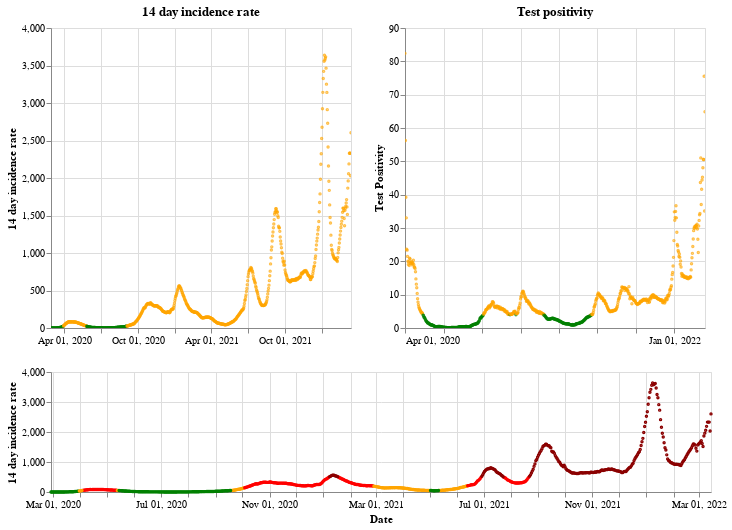

Here is the notebook cell this chart was saved with:
### Markdown cell above
## Scotland

### Code cell
plot_traffic_light('Scotland')

### Figure 1 — Vega-Lite specification as saved in the notebook (floating-point values rounded to 4 significant figures; data arrays with more than 128 entries replaced by an {"elided": "..."} marker saying what was removed)
{"config": {"view": {"continuousWidth": 400, "continuousHeight": 300}}, "vconcat": [{"hconcat": [{"mark": {"type": "point", "size": 2}, "encoding": {"color": {"condition": {"value": "green", "test": "(datum.twoWeeklyCasesRate <= 25)"}, "value": "orange"}, "tooltip": [{"type": "nominal", "field": "areaName"}, {"type": "temporal", "field": "date"}, {"type": "quantitative", "field": "twoWeeklyCasesRate"}, {"type": "quantitative", "field": "testPositivity"}], "x": {"type": "temporal", "axis": {"title": ""}, "field": "date", "scale": {"domain": {"selection": "DateBrush"}}, "timeUnit": "yearmonthdate"}, "y": {"type": "quantitative", "axis": {"title": "14 day incidence rate"}, "field": "twoWeeklyCasesRate"}}, "title": "14 day incidence rate", "width": 300}, {"mark": {"type": "point", "size": 2}, "encoding": {"color": {"condition": {"value": "green", "test": "(datum.testPositivity <= 4)"}, "value": "orange"}, "tooltip": [{"type": "nominal", "field": "areaName"}, {"type": "temporal", "field": "date"}, {"type": "quantitative", "field": "twoWeeklyCasesRate"}, {"type": "quantitative", "field": "testPositivity"}], "x": {"type": "temporal", "axis": {"title": ""}, "field": "date", "scale": {"domain": {"selection": "DateBrush"}}, "timeUnit": "yearmonthdate"}, "y": {"type": "quantitative", "axis": {"title": "Test Positivity"}, "field": "testPositivity"}}, "title": "Test positivity", "width": 300}]}, {"layer": [{"mark": {"type": "point", "size": 2}, "encoding": {"color": {"condition": {"value": "orange", "test": "(((datum.testPositivity < 4) && (datum.twoWeeklyCasesRate >= 50)) && (datum.twoWeeklyCasesRate < 200))"}, "value": "red"}, "opacity": {"condition": {"value": 1, "test": "((datum.twoWeeklyCasesRate >= 50) && (datum.twoWeeklyCasesRate < 500))"}, "value": 0}, "tooltip": [{"type": "nominal", "field": "areaName"}, {"type": "temporal", "field": "date"}, {"type": "quantitative", "field": "twoWeeklyCasesRate"}, {"type": "quantitative", "field": "testPositivity"}], "x": {"type": "temporal", "axis": {"title": "Date"}, "field": "date", "timeUnit": "yearmonthdate"}, "y": {"type": "quantitative", "axis": {"title": "14 day incidence rate"}, "field": "twoWeeklyCasesRate"}}, "selection": {"DateBrush": {"type": "interval", "encodings": ["x"], "fields": ["Time"]}}}, {"mark": {"type": "point", "size": 2}, "encoding": {"color": {"value": "darkred"}, "opacity": {"condition": {"value": 1, "test": "(datum.twoWeeklyCasesRate >= 500)"}, "value": 0}, "tooltip": [{"type": "nominal", "field": "areaName"}, {"type": "temporal", "field": "date"}, {"type": "quantitative", "field": "twoWeeklyCasesRate"}, {"type": "quantitative", "field": "testPositivity"}], "x": {"type": "temporal", "axis": {"title": "Date"}, "field": "date", "timeUnit": "yearmonthdate"}, "y": {"type": "quantitative", "axis": {"title": "14 day incidence rate"}, "field": "twoWeeklyCasesRate"}}}, {"mark": {"type": "point", "size": 2}, "encoding": {"color": {"condition": {"value": "green", "test": "((datum.testPositivity < 4) && (datum.twoWeeklyCasesRate < 50))"}, "value": "orange"}, "opacity": {"condition": {"value": 1, "test": "(datum.twoWeeklyCasesRate < 50)"}, "value": 0}, "tooltip": [{"type": "nominal", "field": "areaName"}, {"type": "temporal", "field": "date"}, {"type": "quantitative", "field": "twoWeeklyCasesRate"}, {"type": "quantitative", "field": "testPositivity"}], "x": {"type": "temporal", "axis": {"title": "Date"}, "field": "date", "timeUnit": "yearmonthdate"}, "y": {"type": "quantitative", "axis": {"title": "14 day incidence rate"}, "field": "twoWeeklyCasesRate"}}}], "height": 120, "width": 660}], "data": {"name": "data-bf47e9ccbdf2587fde6cfbe66dad4cec"}, "$schema": "https://vega.github.io/schema/vega-lite/v4.8.1.json", "datasets": {"data-bf47e9ccbdf2587fde6cfbe66dad4cec": {"elided": "747 records"}}}
